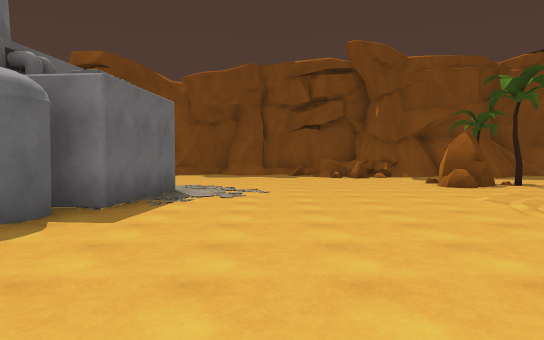
[1] (above)

24 first-person views from a walk through a 3-D level made in the Unity game engine. The camera is 1.5 m above the floor, tilts 2° down and sees 70° across. The floor is counted in squares, 2 m on a side. Each view is taken from the middle of a square. On the plan, view 1 faces up. The plan holds only what a view shows up to about 12 squares ahead; the rest is blank. The place goes on beyond the plan. Some animated figures are not drawn.

[2]
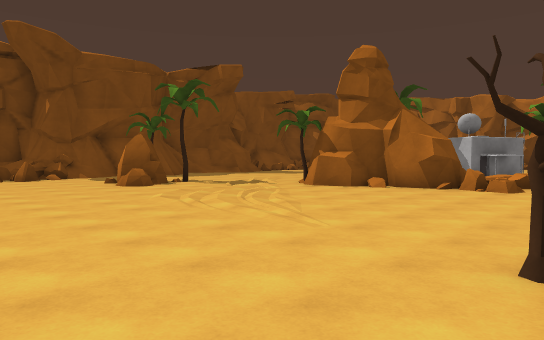

[3]
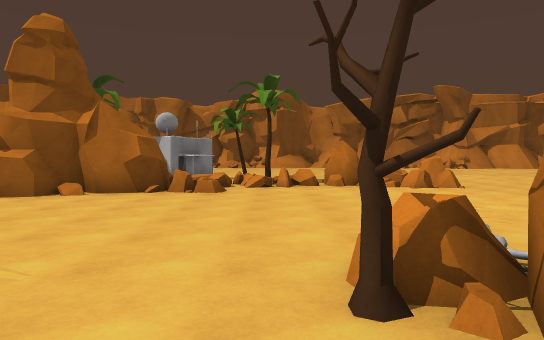

[4]
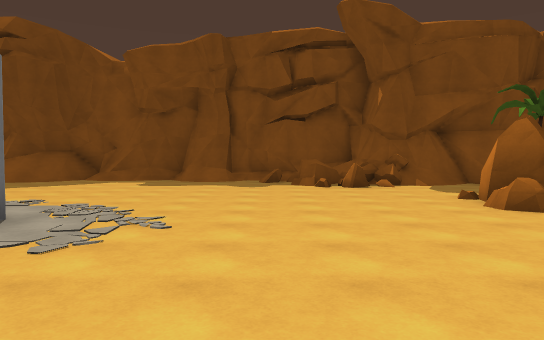

[5]
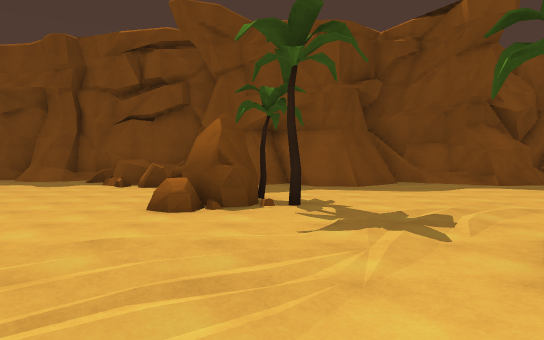

[6]
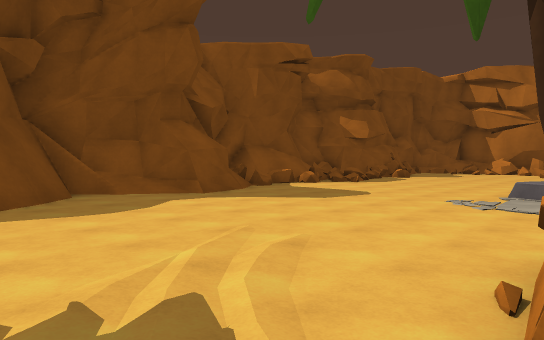

[7]
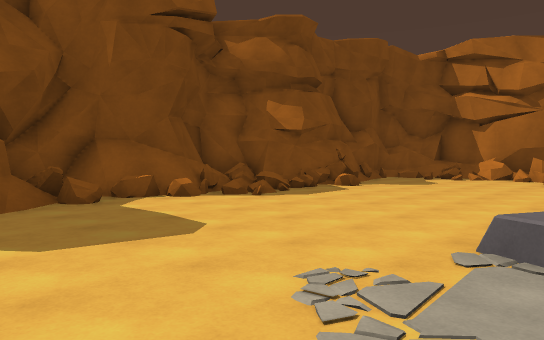

[8]
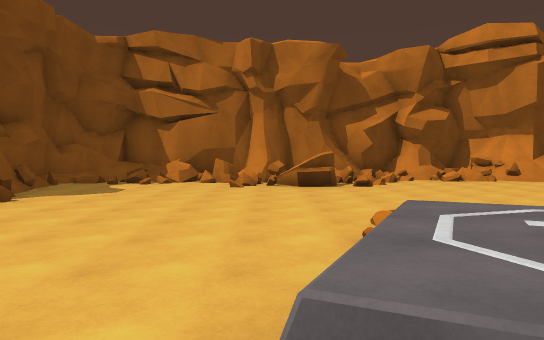

[9]
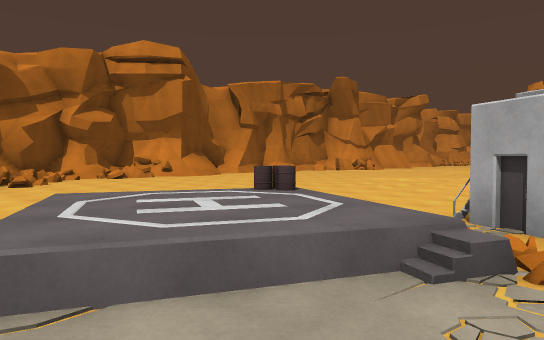

[10]
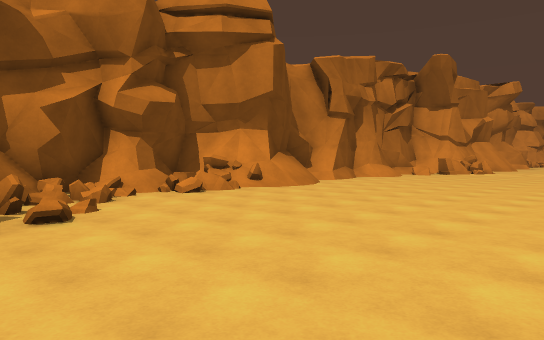

[11]
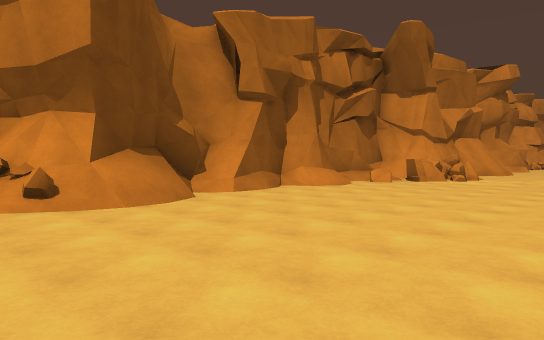

[12]
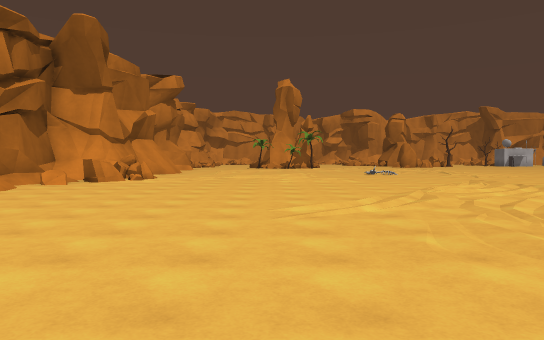

[13]
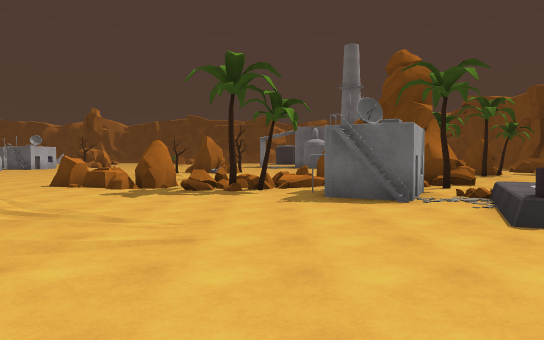

[14]
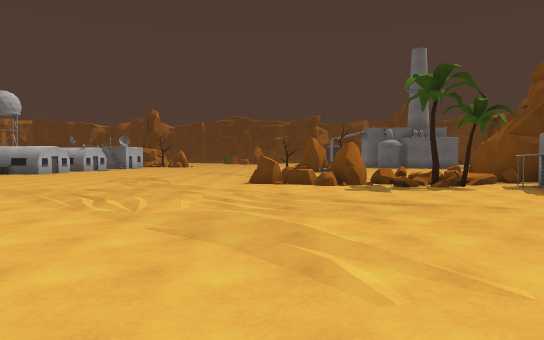

[15]
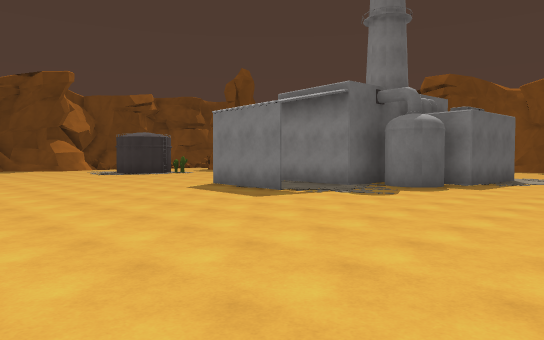

[16]
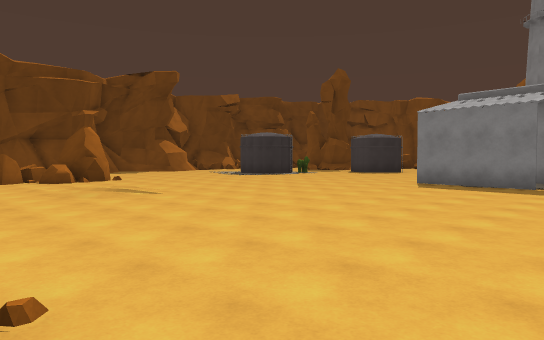

[17]
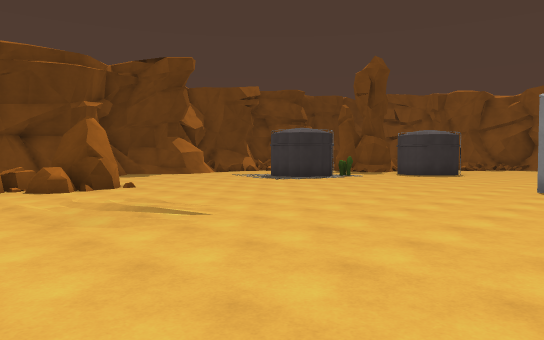

[18]
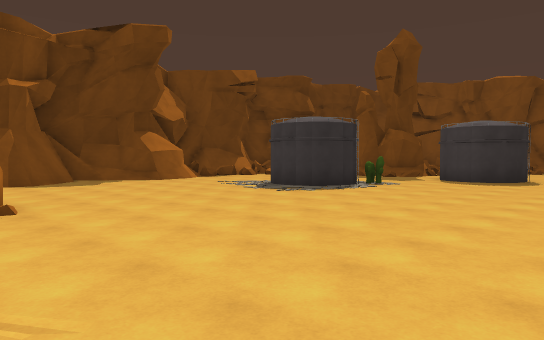

[19]
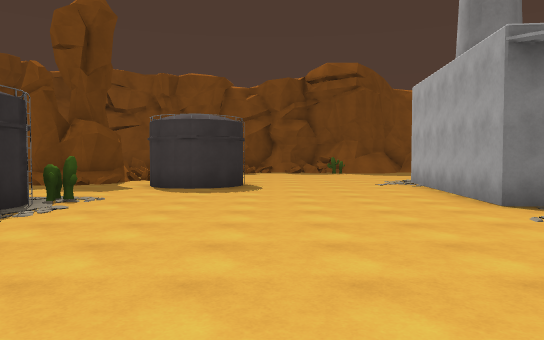

[20]
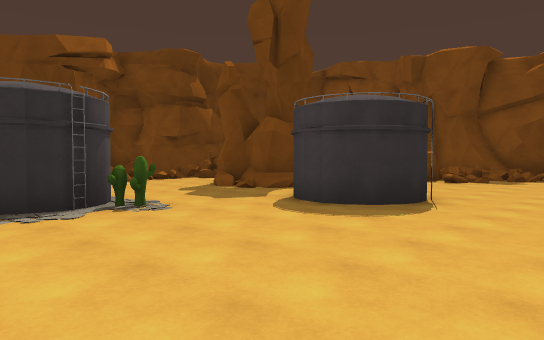

[21]
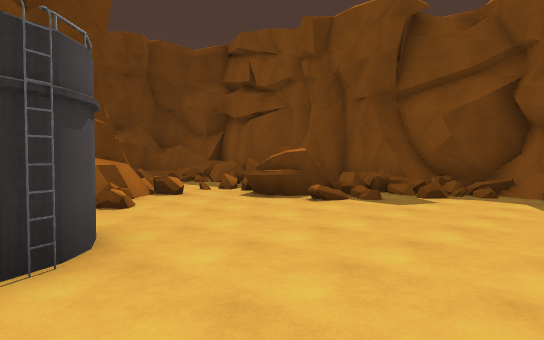

[22]
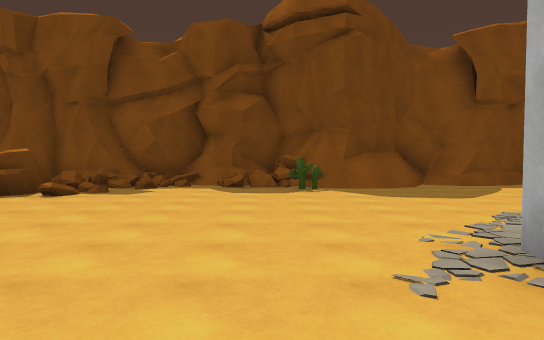

[23]
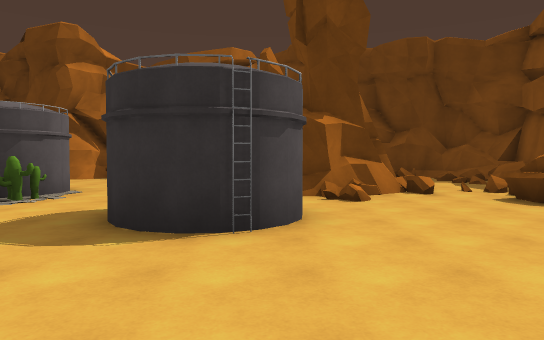

[24]
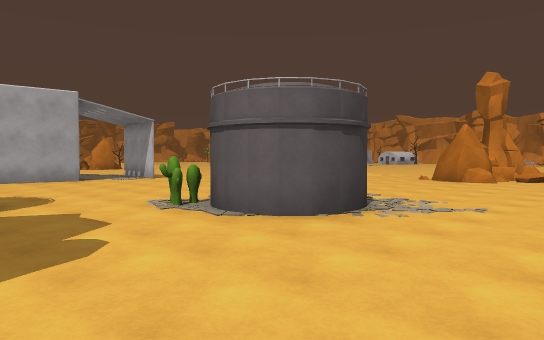

### Floor plan
Key: @ floor where view 1 was taken; # wall or solid block; x gap in a wall; . main floor; : floor 0.5 m higher than the main floor; + floor 0.75 m higher than the main floor; / step, stairs or slope; = window, fence, low wall or low ledge; ^ raised ledge; R rock; T tree; B building; C cactus.
Columns run from 20 left of view 1 to 28 right of it. Each row starts with its distance up from view 1.
 16 =#######=.===#//##. .#//^    ###########     ##
 15 #==^# ==#...C//......=^#######//##====+########
 14 #...=/#...............=#=/.##/..##..////=#...#=
 13   .../=......................................=
 12    #=........................................ =
 11    ##.......... .........RT...................=
 10    ##=.........  ........RT.................=#=
  9  .###..##....#   ..................=/.......=##
  8 ...##.###....#    #................=/=......=#
  7 .............#   ##.........T###...::#=.....#==#
  6 .............#   #..........####T.:: =.......#=##
  5 .....C.......#####...........###BBB.=#........=##
  4 ...###.......###.x...........####BB............/#
  3 ...###.......................R##BBB...........=##
  2  ...# .........................=T.............==#
  1 .............###...............=T............./##
  0 ....................@ .T.......#=............./##
 -1 ..................... RR.......RR............./##
 -2 ......................   .....RR.............../#
 -3 ......................    .....R...............##
 -4   ..#R...............       ........./.........#
 -5   =##R.............. .       ..................#
 -6    RRR..//........           ..................#
 -7    RR.............            /................#
 -8          ........             ...............==#
 -9               .RR.            ..............#^##

Where each view was taken, in squares from view 1:
view 1: 0 up, 0 right, facing up
view 2: 0 up, 0 right, facing up-right
view 3: 1 up, 1 right, facing right
view 4: 4 up, 1 right, facing up
view 5: 4 up, 6 right, facing up
view 6: 7 up, 7 right, facing up-right
view 7: 8 up, 12 right, facing up-right
view 8: 9 up, 14 right, facing right
view 9: 9 up, 13 right, facing down-right
view 10: 8 up, 19 right, facing down-right
view 11: 3 up, 20 right, facing down-right
view 12: 3 up, 20 right, facing down
view 13: 2 up, 21 right, facing left
view 14: 3 down, 22 right, facing left
view 15: 5 down, 1 right, facing up-left
view 16: 9 down, 3 left, facing up-left
view 17: 8 down, 6 left, facing up-left
view 18: 5 down, 9 left, facing up-left
view 19: 2 down, 11 left, facing up
view 20: 2 up, 9 left, facing up-left
view 21: 8 up, 9 left, facing up-left
view 22: 6 up, 9 left, facing up
view 23: 9 up, 8 left, facing left
view 24: 8 up, 20 left, facing down-right
